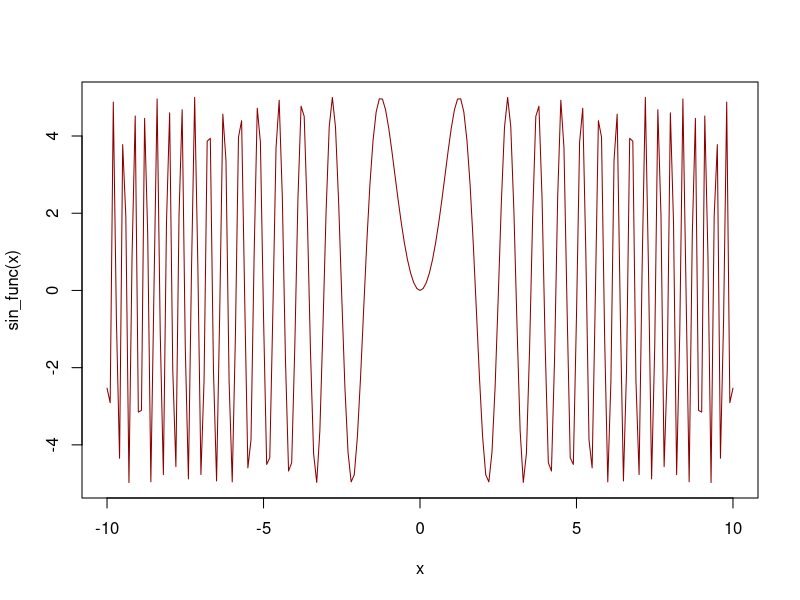
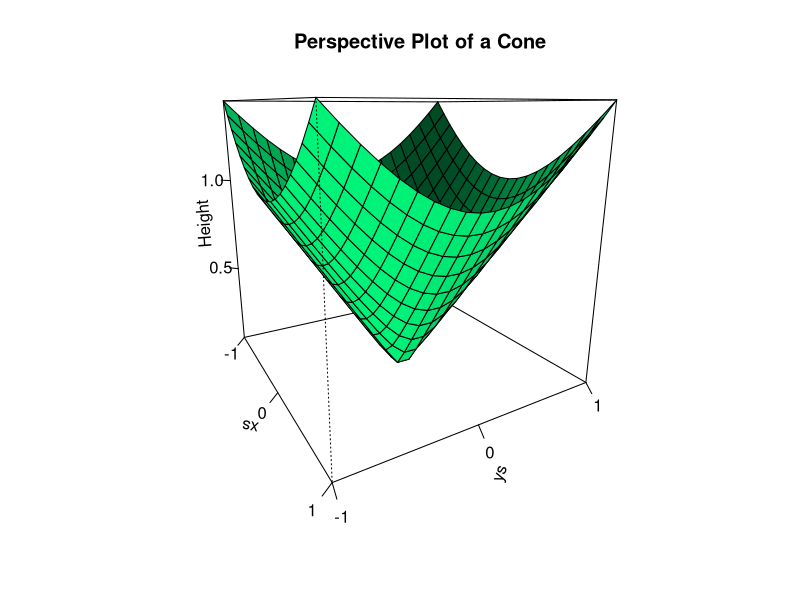

The R source for these figures, in order:
logic_var <- TRUE
paste("Логическая переменная: ", logic_var)
int_var <- 2L
paste("Целочисленная переменная: ", int_var)
float_var <- 0.5
paste("Тип флоат", float_var)
str_var <- "Строка";
paste("Stroka: ", str_var)

# Тест функции
my_func <- function(var){
    return(1+var)
}
paste("Результат: ", my_func(10))

# Создание вектора
vector <- c("one", "two", "three")
print("Вектор строк:")
print(vector)
# Создание последовательности от 1 до 20
posled <- 1:20
print("последовательность от 1 до 20")
print(posled)

# Создать вектор случайных значений
print("Случайный вектор: ")
rand_vec <- runif(n= 10, min= -5 , max= 15 )
print(rand_vec)

# Вывести больше 1 но меньше 10
print("В диапозоне от 1 до 10")
print(rand_vec[rand_vec >1 & rand_vec<10])
paste("Максимум: ",max(rand_vec))
paste("Минимум:", min(rand_vec))

# Создание графиика синус x2
sin_func <- function(x){
    return (5*sin(x^2))
}
x <- seq(-10, 10, 0.1)
paste(sin_func(x))
plot(x, sin_func(x), "l", col = "dark red")


# Построить трехмерный график поверхности
xs <- seq(-1, 1, length= 20)
ys <- seq(-1, 1, length= 20)
cone <- function(x, y)
{
sqrt(x^2+y^2)
}
z <- outer(xs, ys, cone)
persp(xs, ys, z, main="Perspective Plot of a Cone", zlab = "Height", theta = 60, phi = 15, col = "springgreen", shade = 0.5, ticktype='detailed', nticks=3)



# Создание матрицы
mat <- matrix(1:100, 10, 10)
print("матрица 10 на 10")
print(mat)
paste("Число столбцов:", ncol(mat))
paste("Число строк:", nrow(mat))
# Создание массива от 1 до 30, разбитых на 3 части
arr <- array(1:30, dim=c(1, 10, 3))  # 1-й аргумент -- кол-во строк, 2-й кол-во столбцов, 3-й кол-во частей
print("Массив из 3-х частей по 10 элементов")
print(arr)

# Списки
sample_list <- list(TRUE, 1, 3.14, "Hello, World!")
print("Список: ")
print(sample_list)

#Фактор
sample_factor <- factor(c("cat", "cat", "dog", "dog", "cow", "cow", "pig", "pig"))
print("Фактор")
print(sample_factor)

# Функция factor() в R используется для преобразования вектора (или столбца в dataframe) символьных переменных в фактор.
# Факторы в R представляют собой вектора, состоящие из уникальных значений, которые могут быть упорядочены или неупорядоченными, необходимые для представления категориальных переменных.
# При преобразовании в фактор, каждое значение вектора заменяется на соответствующий уровень фактора.
# Эти уровни представляют собой уникальные значения вектора, отсортированные в алфавитном порядке по умолчанию или порядке появления в зависимости от того, как установлен аргумент 'ordered'.
# Преобразование символьных переменных в фактор является важным промежуточным этапом в большинстве статистических анализов, особенно при использовании линейных моделей в R.


# Уровни фактора (У меня сразу выводятся)
print(levels(sample_factor))
# Внутрение факторы
print(unclass(sample_factor))

print(table(sample_factor))
print("#######################")


# Фрейм данных
transport_df <- data.frame(Transport = c("Car","Bike","Airplane","Boat", "Rail", "Специальный", "Корабль"),
                           Type = c("sedan", "mountain bike", "jet", "canoe", "Грузовой", "Пожарная машина", "Линкор"),
                           Year = c(2017, 2018, 2015, 2020, 1917, 1990, 1980),
                           High_Speed = c(TRUE, FALSE, TRUE, FALSE, TRUE, TRUE, FALSE)

                           )
print(transport_df) # Печать фрейма данных


# Вывод последнего значения из последнего столбца фрейма данных
print("Последнее значение из последнего столбца")
print(transport_df[length(transport_df), length(transport_df)])

# Вывод первой строки фрейма данных
print("Вывод первой строки фрейма данных")
print(transport_df[1, ])
# Вывод последней строки фрейма данных
print("Вывод последней строки фрейма данных")
print(transport_df[nrow(transport_df), ])

print("Обращение по имени столбца")
print(transport_df["Year"])

print("Быстрое обращение по имени столбца")
print(transport_df$Year)


# Вывести подмножество чётных строк фрейма, используя вектор индексов.
print("Четные строки")
even_rows <- seq(2, nrow(transport_df), by = 2)  # Индексы чётных строк
print(transport_df[even_rows, ]) # Вывод подмножества чётных строк фрейма данных
print("Четные столбцы")
even_cols <- seq(2, ncol(transport_df), by = 2)
print(transport_df[,even_cols])

# Вывести подмножество первых 5 строк фрейма, используя последовательность индексов
# df <- data.frame(col1 = c(1, 2, 3, 4, 5, 6),
#                  col2 = c("a", "b", "c", "d", "e", "f"),
#                  col3 = c(TRUE, FALSE, TRUE, TRUE, FALSE, TRUE))
# print("Новый датафрейм")
# print(df)
print("Вывод подмножества из первых 4-и строк")
print(transport_df[1:4, ])


# Вывести подмножество строк используя оператор равенства
print("Вывести подмножество строк используя оператор равенства.")
print(transport_df[transport_df$High_Speed == TRUE, ])

# Вывести подмножество строк, используя оператор соответсвия
print("Вывести подмножество строк, используя оператор соответсвия ")
print(transport_df[transport_df$Year %in% c(1990, 1980), ])


